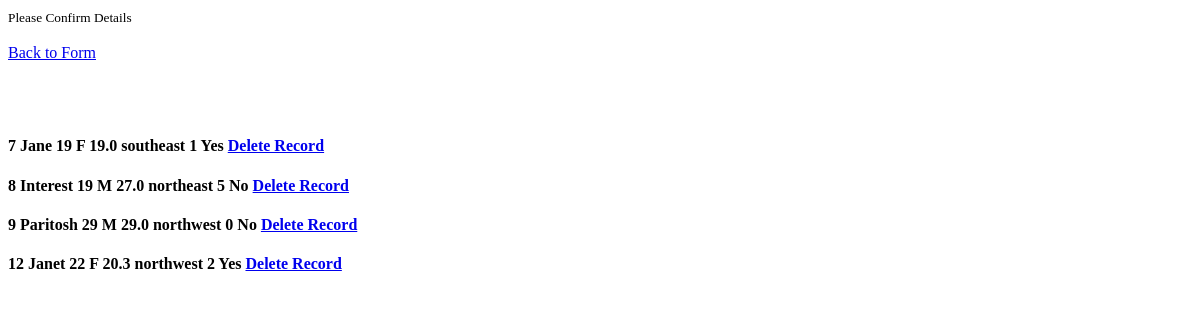
Before: /Results with the older database file.
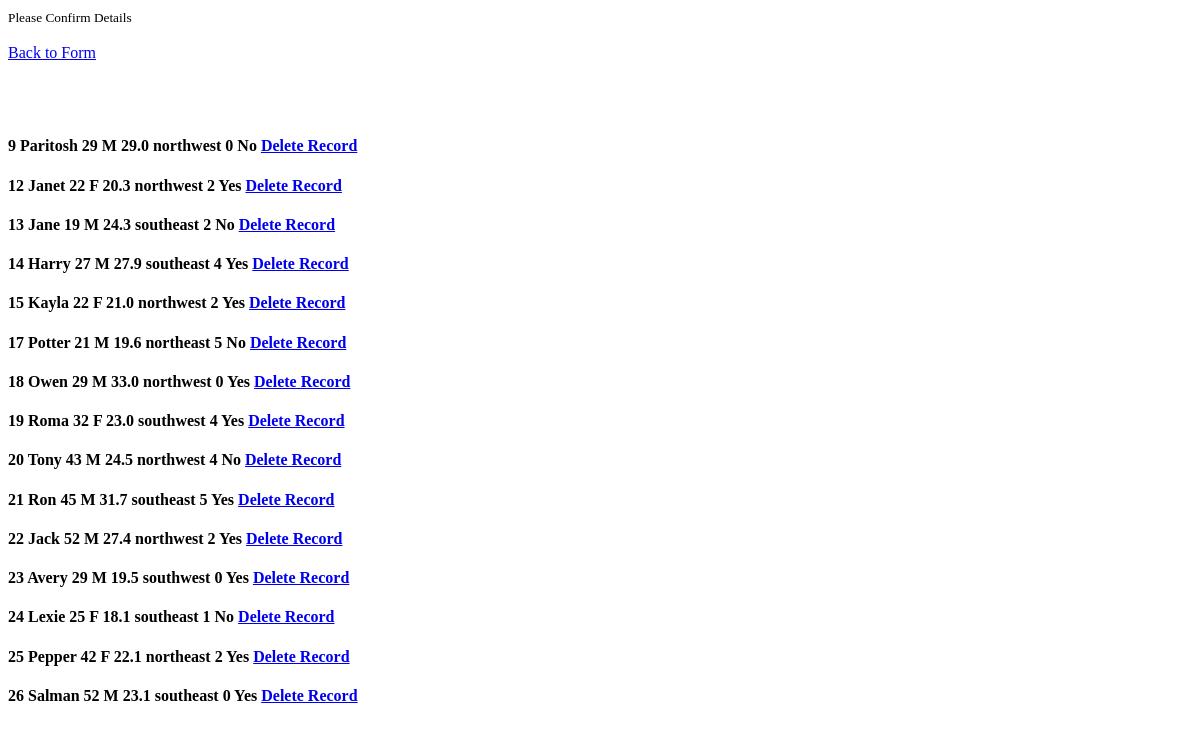
After: the same page with the newer database file.
### app.py (models this page shows)
class Friends(db.Model):
    ID = db.Column(db.Integer,primary_key=True,autoincrement=True)
    Name = db.Column(db.String(50),primary_key=False)
    Age = db.Column(db.Integer,nullable=False)
    Sex = db.Column(db.String(6),nullable=False)
    Bmi = db.Column(db.Float,nullable=False)
    Region = db.Column(db.String(12),nullable=False)
    Children = db.Column(db.Integer,nullable=False)
    Smoker = db.Column(db.String(4),nullable=False)

### app.py (the view)
@app.route('/Results',methods=['POST','GET'])
def Results():
    if request.method=="POST":
        name = request.form.get('name')
        age = request.form.get('age')
        sex = request.form.get('sex')
        bmi = request.form.get('bmi')
        region = request.form.get('region')
        children = request.form.get('children')
        smoker = request.form.get('smoker')
        pers_age=Friends(Age=age);
        pers_name = Friends(Name=name);
        pers_sex = Friends(Sex=sex);pers_bmi=Friends(Bmi=bmi);
        pers_region = Friends(Region=region);pers_children=Friends(Children=children);
        pers_smoker = Friends(Smoker = smoker)
        inp_data.append(f"{name}|{age}|{sex}|{bmi}|{region}|{children}|{smoker}")
        try:
            data1 = Friends(Name=name, Age=age, Sex=sex, Bmi=bmi, Region=region, Children=children,Smoker=smoker)
            db.session.add(data1)
            db.session.commit()
            id1=[];names1=[];age1=[];sex1=[];bmi1=[];Reg1=[];child1=[];smok1=[]
            names3 = Friends.query.order_by(Friends.ID)
            for i in names3:
                id1.append(i.ID)
                names1.append(i.Name)
                age1.append(i.Age)
                sex1.append(i.Sex)
                bmi1.append(i.Bmi)
                Reg1.append(i.Region)
                child1.append(i.Children)
                smok1.append(i.Smoker)
            df2 = pd.DataFrame({'ID':id1,'Name':names1,
                                'Age':age1,'Sex':sex1,'BMI':bmi1,'Region':Reg1,'Children':child1,'Smoker':smok1
                                })
            df2.to_csv('testing.csv')
            return redirect("/Results")
        except Exception as e:
            return f'There was an error adding details {e}'
        return render_template("Results.html")
    else:
        names2 = Friends.query.order_by(Friends.ID)
        return render_template("Results.html",input_data = inp_data, inputs = names2)

### templates/Results.html (shortened to what this page needs)
<!DOCTYPE html>
<html lang="en">
    <head>
    </head>
<body>
    <div>
        <small>Please Confirm Details</small>
        <br><br>
    </div>
    <a href="/index">Back to Form</a>
    <br><br><br><br>
    {% for rows in inputs %}
    <h4>
        {{rows.ID}}
        {{rows.Name}}
        {{rows.Age}}
        {{rows.Sex}}
        {{rows.Bmi}}
        {{rows.Region}}
        {{rows.Children}}
        {{rows.Smoker}}
        <a href="/delete/{{rows.ID}}">Delete Record</a>
    </h4>
    {% endfor %}
    <br><br><br><br>
</body>

Changed rows visible on the page:
removed Friends: ID "7", Name "Jane", Age "19", Sex "F", Bmi "19.0", Region "southeast", Children "1", Smoker "Yes"
removed Friends: ID "8", Name "Interest", Age "19", Sex "M", Bmi "27.0", Region "northeast", Children "5", Smoker "No"
added Friends: ID "13", Name "Jane", Age "19", Sex "M", Bmi "24.3", Region "southeast", Children "2", Smoker "No"
added Friends: ID "14", Name "Harry", Age "27", Sex "M", Bmi "27.9", Region "southeast", Children "4", Smoker "Yes"
added Friends: ID "15", Name "Kayla", Age "22", Sex "F", Bmi "21.0", Region "northwest", Children "2", Smoker "Yes"
added Friends: ID "17", Name "Potter", Age "21", Sex "M", Bmi "19.6", Region "northeast", Children "5", Smoker "No"
added Friends: ID "18", Name "Owen", Age "29", Sex "M", Bmi "33.0", Region "northwest", Children "0", Smoker "Yes"
added Friends: ID "19", Name "Roma", Age "32", Sex "F", Bmi "23.0", Region "southwest", Children "4", Smoker "Yes"
added Friends: ID "20", Name "Tony", Age "43", Sex "M", Bmi "24.5", Region "northwest", Children "4", Smoker "No"
added Friends: ID "21", Name "Ron", Age "45", Sex "M", Bmi "31.7", Region "southeast", Children "5", Smoker "Yes"
added Friends: ID "22", Name "Jack", Age "52", Sex "M", Bmi "27.4", Region "northwest", Children "2", Smoker "Yes"
added Friends: ID "23", Name "Avery", Age "29", Sex "M", Bmi "19.5", Region "southwest", Children "0", Smoker "Yes"
added Friends: ID "24", Name "Lexie", Age "25", Sex "F", Bmi "18.1", Region "southeast", Children "1", Smoker "No"
added Friends: ID "25", Name "Pepper", Age "42", Sex "F", Bmi "22.1", Region "northeast", Children "2", Smoker "Yes"
added Friends: ID "26", Name "Salman", Age "52", Sex "M", Bmi "23.1", Region "southeast", Children "0", Smoker "Yes"
